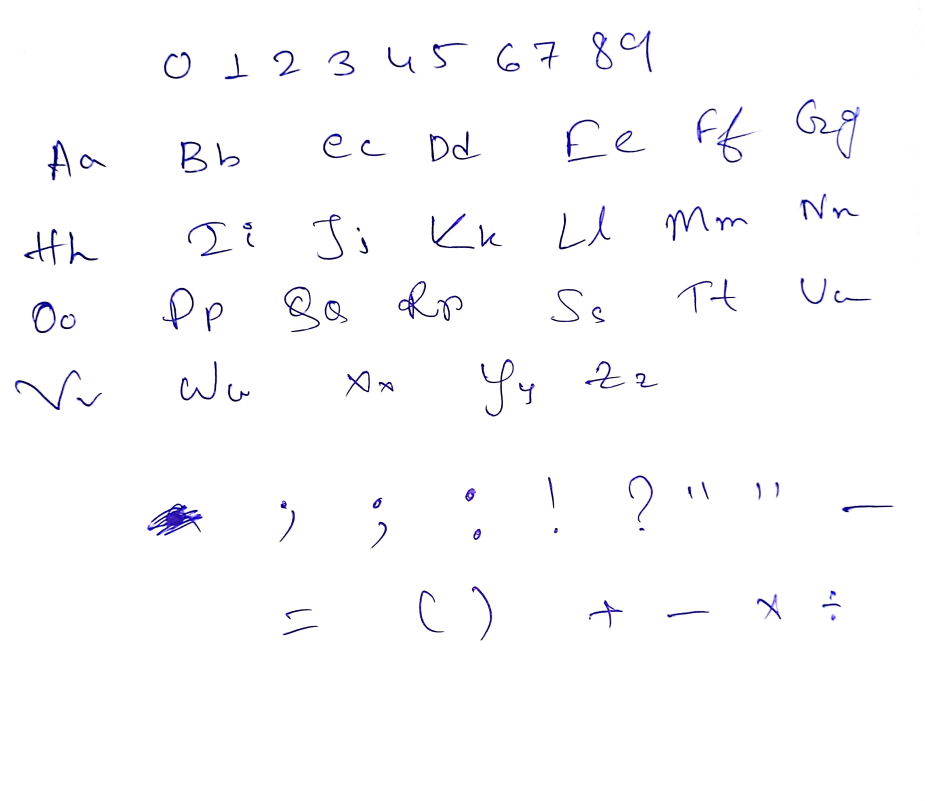
#> input picture assets/examples/sample_characters.jpg, 2774 x 2402 px (shown at 1/3 size)
$ python analyze_sheet.py ../../../assets/examples/sample_characters.jpg
#> lines starting #> are read from the running program, lines starting #| are printed output that depends on the picture; after the words box and inside, x2 and y2 are one past the last pixel; in counts of white or black regions, pixels touching at a corner belong together
#!/usr/bin/env python3
"""
Analyze handwritten character/symbol sheets and writing-flow reference images.

Usage:
  python analyze_sheet.py sheet.jpg --out-dir ./analysis --thresh 65 --min-area 12
  python analyze_sheet.py flow.png --flow
"""

import argparse
import json
import math
import os
import cv2
import numpy as np


def segment_sheet(image_path: str, out_dir: str, thresh: int = 65, min_area: int = 12):
    """Segment dark/blue pen ink into numbered connected components and save annotated PNG + JSON."""
#> called with out_dir = './analysis', thresh = 65, min_area = 12
    img = cv2.imread(image_path)
#> img is the input picture: shape (2402, 2774, 3); mean B, G, R 252.8, 251.4, 251.5
    if img is None:
        raise FileNotFoundError(f"Cannot read image: {image_path}")

    b, g, r = cv2.split(img)
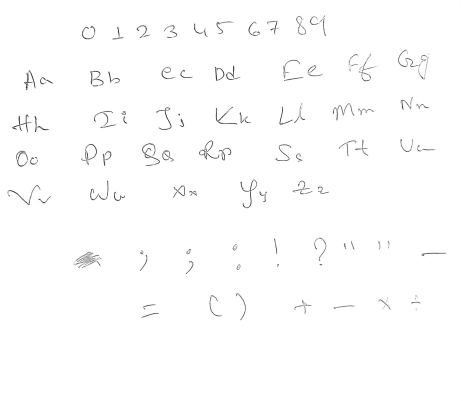
#> b: shape (2402, 2774) (shown at 1/6 size); min 0, max 255, mean 252.8
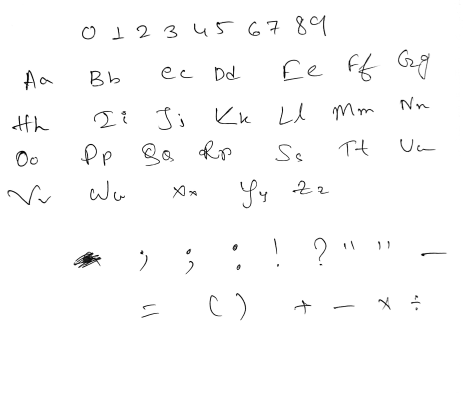
#> g: shape (2402, 2774) (shown at 1/6 size); min 0, max 255, mean 251.4
    ink = (255 - np.minimum(r, g)).astype(np.uint8)
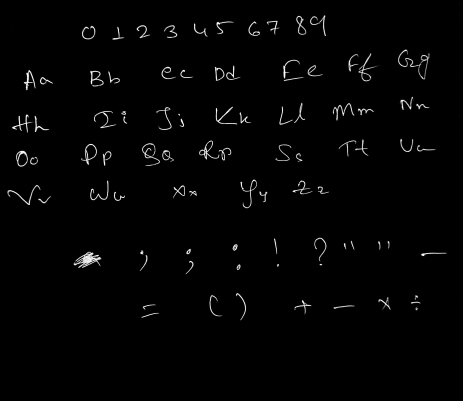
#> ink: shape (2402, 2774) (shown at 1/6 size); min 0, max 255, mean 3.7
    _, bw = cv2.threshold(ink, thresh, 255, cv2.THRESH_BINARY)
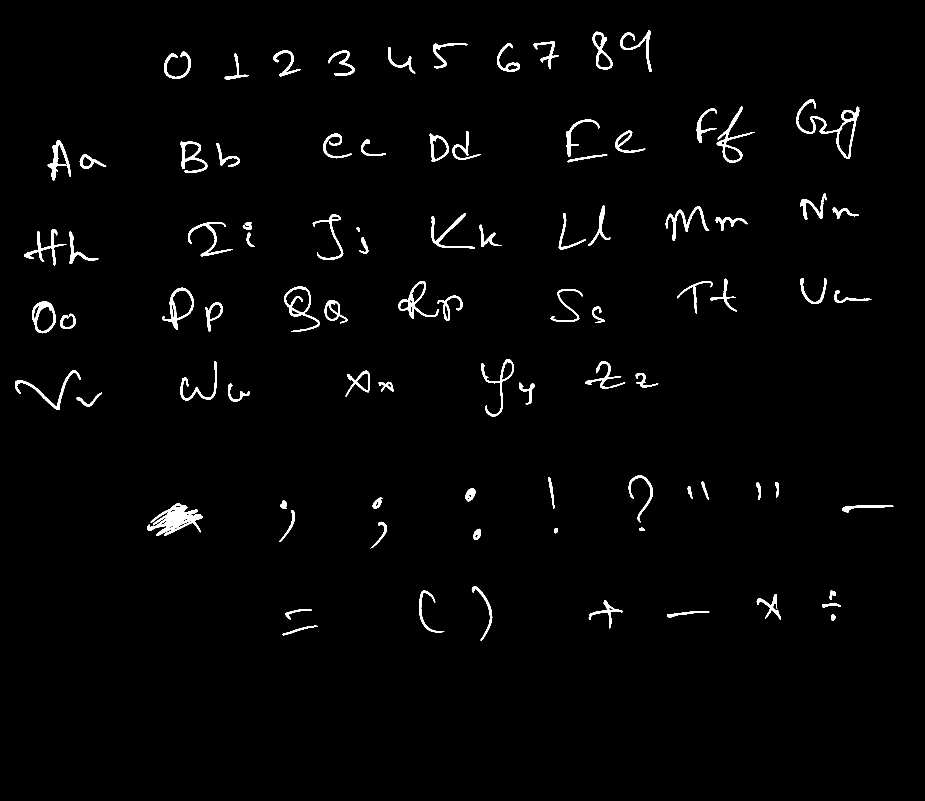
#> bw: shape (2402, 2774) (shown at 1/3 size); 1.7% white; 93 white regions (3 under 20 px), largest, box (x1, y1, x2, y2) and area: (441, 1511, 608, 1607) 6802, (2389, 297, 2579, 477) 4379, (2150, 319, 2264, 488) 2643
    num_labels, _, stats, centroids = cv2.connectedComponentsWithStats(bw)
#> num_labels = 94; stats = 94 rows, first 6: [0, 0, 2774, 2402, 6550052], [1861, 91, 95, 125, 1944], [1778, 95, 60, 113, 1822], [1601, 125, 76, 83, 1235], [1299, 129, 105, 76, 1392], [1491, 129, 69, 86, 1357]; centroids = 94 pairs, first value 129.2 to 2585.8, second value 137.4 to 1889.6

    ann = img.copy()
    items = []
    for cid in range(1, num_labels):
        x, y, w, h, area = [int(v) for v in stats[cid]]
        if area < min_area:
            continue
        cx, cy = float(centroids[cid][0]), float(centroids[cid][1])
        items.append({"id": cid, "x": x, "y": y, "w": w, "h": h, "area": area, "cx": round(cx, 1), "cy": round(cy, 1)})
        cv2.rectangle(ann, (x, y), (x + w, y + h), (0, 175, 0), 1)
        cv2.putText(ann, str(cid), (x, max(12, y - 3)), cv2.FONT_HERSHEY_SIMPLEX, 0.36, (210, 30, 30), 1)
#> this loop made 93 passes
#> (x, y, w, h, area, cx, cy) on passes 1 to 8: (1861, 91, 95, 125, 1944, 1917.5, 137.4), (1778, 95, 60, 113, 1822, 1803.7, 149.8), (1601, 125, 76, 83, 1235, 1641.7, 155.1), (1299, 129, 105, 76, 1392, 1330.4, 155.7), (1491, 129, 69, 86, 1357, 1521.3, 181.3), (1164, 141, 82, 79, 1086, 1199.5, 184.4), (820, 152, 82, 77, 1375, 857.3, 188.4), (984, 152, 80, 75, 1440, 1029.2, 188.3)
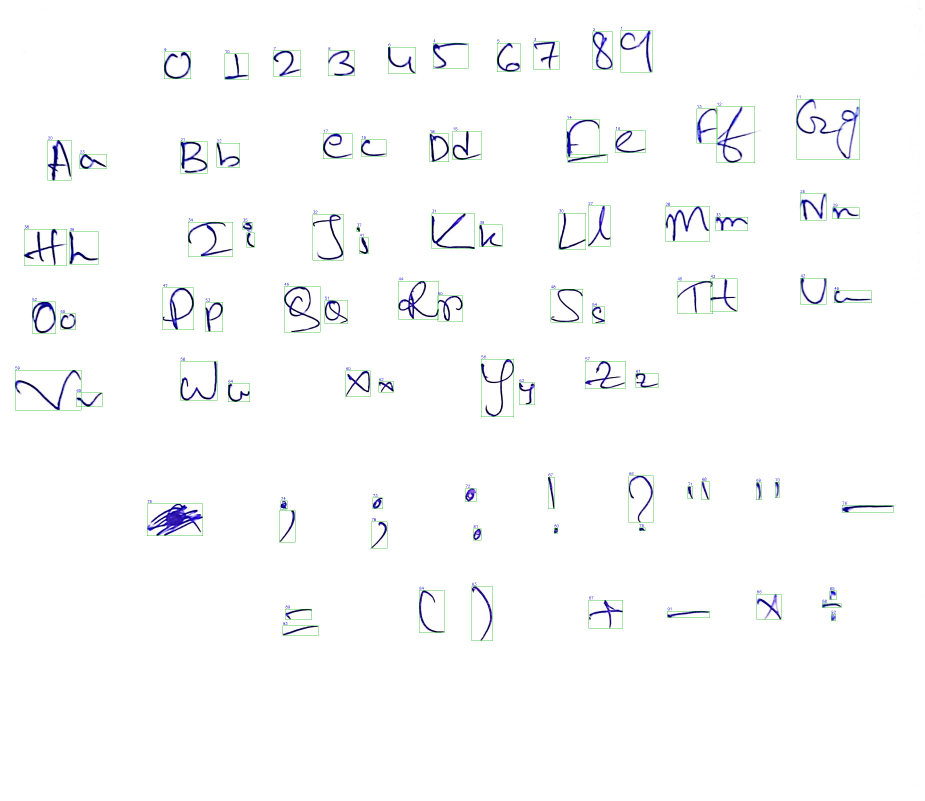
#> ann: shape (2402, 2774, 3) (shown at 1/3 size); mean B, G, R 251.8, 251, 250.4
#> after the loop, items = 90 items

    os.makedirs(out_dir, exist_ok=True)
    stem = os.path.splitext(os.path.basename(image_path))[0]
    ann_path = os.path.join(out_dir, f"{stem}_annotated.png")
    json_path = os.path.join(out_dir, f"{stem}_components.json")
    cv2.imwrite(ann_path, ann)
    with open(json_path, "w", encoding="utf-8") as f:
        json.dump({"image": image_path, "shape": list(img.shape), "thresh": thresh, "components": items}, f, indent=2)

    print(f"Segmented {len(items)} components -> {ann_path} and {json_path}")
#| Segmented 90 components -> ./analysis/sample_characters_annotated.png and ./analysis/sample_characters_components.json
    return items


# [40 lines left out: function analyze_flow, not called in this run]


def main():
    parser = argparse.ArgumentParser(description="Analyze handwriting sheets or writing-flow reference images.")
    parser.add_argument("image", help="Path to sheet or flow reference image")
    parser.add_argument("--out-dir", default="./analysis", help="Output directory for component annotations")
    parser.add_argument("--thresh", type=int, default=65, help="Ink threshold (raise to 75-85 if paper has bleed-through)")
    parser.add_argument("--min-area", type=int, default=12, help="Minimum connected-component pixel area")
    parser.add_argument("--flow", action="store_true", help="Measure writing angle & ink color instead of character boxes")
    args = parser.parse_args()

    if args.flow:
        analyze_flow(args.image, thresh=args.thresh)
    else:
        segment_sheet(args.image, args.out_dir, thresh=args.thresh, min_area=args.min_area)


if __name__ == "__main__":
    main()

$ run again, on assets/examples/sample_style2_characters.jpg
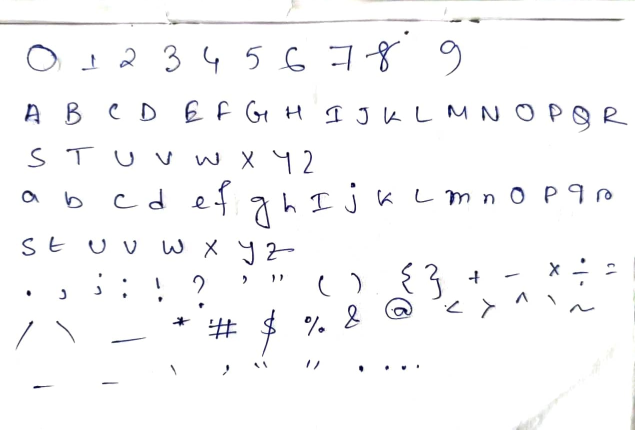
#> input picture assets/examples/sample_style2_characters.jpg, 1270 x 859 px (shown at 1/2 size)
#> in segment_sheet, img is the input picture: shape (859, 1270, 3); mean B, G, R 249.7, 248.9, 248.9
#> in segment_sheet, `_, bw = cv2.threshold(ink, thresh, 255, cv2.THRESH_BINARY)`:
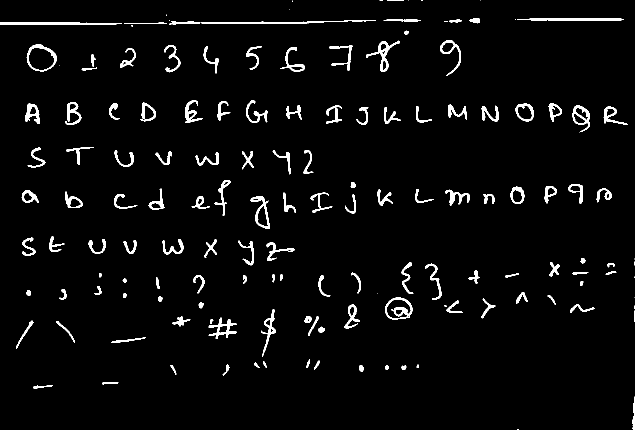
#> bw: shape (859, 1270) (shown at 1/2 size); 3.4% white; 152 white regions (21 under 20 px), largest, box (x1, y1, x2, y2) and area: (402, 40, 752, 48) 998, (0, 44, 244, 50) 932, (1034, 37, 1248, 42) 861
#> num_labels = 153; stats = 153 rows, first 6: [0, 0, 1270, 859, 1053344], [584, 1, 1, 3, 3], [759, 0, 7, 1, 7], [774, 0, 34, 2, 36], [816, 0, 1, 1, 1], [842, 0, 4, 1, 4]; centroids = 153 pairs, first value 50.19 to 1269, second value 0 to 858
#> the loop in segment_sheet, `for cid in range(1, num_labels):` made 152 passes
#> (x, y, w, h, area, cx, cy) on passes 3, 9, 10: (774, 0, 34, 2, 36, 790.4, 0.0556), (938, 36, 21, 11, 152, 949.8, 40.68), (1034, 37, 214, 5, 861, 1150.2, 38.7)
#> after the loop in segment_sheet, `for cid in range(1, num_labels):`:
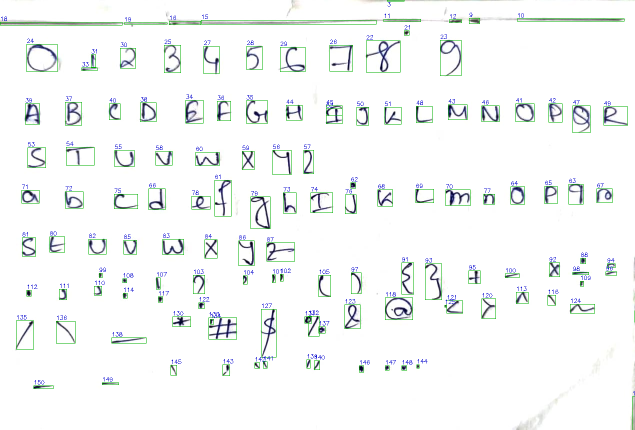
#> ann: shape (859, 1270, 3) (shown at 1/2 size); 2.01% of pixels changed, all inside (x1, y1, x2, y2) = (0, 0, 1270, 859)
#> after the loop in segment_sheet, `for cid in range(1, num_labels):`: items = 132 items
#| Segmented 132 components -> ./analysis/sample_style2_characters_annotated.png and ./analysis/sample_style2_characters_components.json

$ run again, on assets/examples/sample_style2_flow.jpg
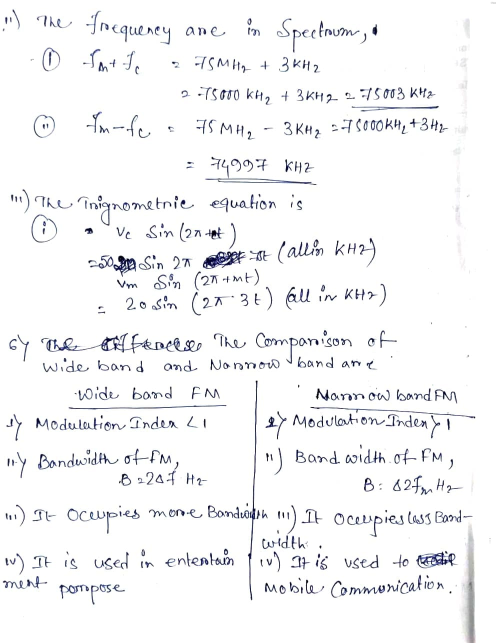
#> input picture assets/examples/sample_style2_flow.jpg, 991 x 1286 px (shown at 1/2 size)
#> in segment_sheet, img is the input picture: shape (1286, 991, 3); mean B, G, R 246.3, 245.2, 244.9
#> in segment_sheet, `_, bw = cv2.threshold(ink, thresh, 255, cv2.THRESH_BINARY)`:
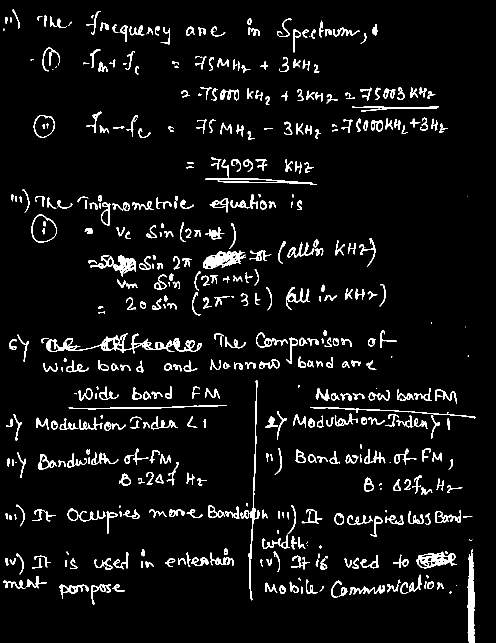
#> bw: shape (1286, 991) (shown at 1/2 size); 5.5% white; 500 white regions (48 under 20 px), largest, box (x1, y1, x2, y2) and area: (93, 666, 403, 707) 2738, (935, 1098, 950, 1286) 2017, (406, 501, 492, 538) 1593
#> num_labels = 501; stats = 501 rows, first 6: [0, 0, 991, 1286, 1204386], [25, 19, 15, 39, 100], [173, 22, 29, 47, 184], [88, 31, 6, 22, 85], [183, 31, 5, 6, 17], [74, 32, 11, 9, 31]; centroids = 501 pairs, first value 7 to 941.8, second value 32.88 to 1202.3
#> the loop in segment_sheet, `for cid in range(1, num_labels):` made 500 passes
#> (x, y, w, h, area, cx, cy) on passes 1 to 3: (25, 19, 15, 39, 100, 32.81, 36.13), (173, 22, 29, 47, 184, 188.2, 44.8), (88, 31, 6, 22, 85, 90.19, 41.14)
#> after the loop in segment_sheet, `for cid in range(1, num_labels):`:
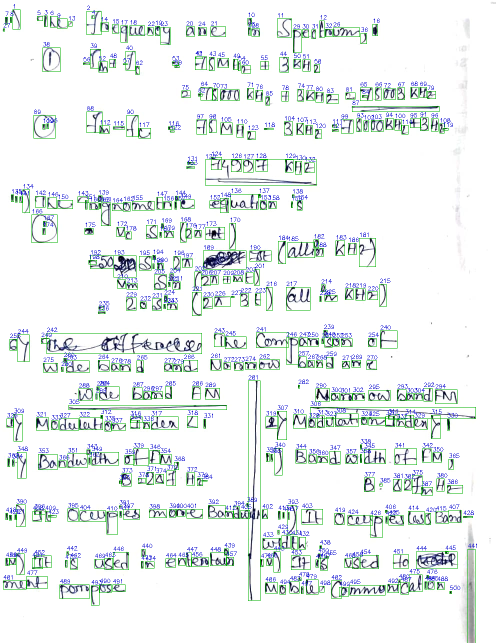
#> ann: shape (1286, 991, 3) (shown at 1/2 size); 4.92% of pixels changed, all inside (x1, y1, x2, y2) = (6, 8, 954, 1286)
#> after the loop in segment_sheet, `for cid in range(1, num_labels):`: items = 469 items
#| Segmented 469 components -> ./analysis/sample_style2_flow_annotated.png and ./analysis/sample_style2_flow_components.json
